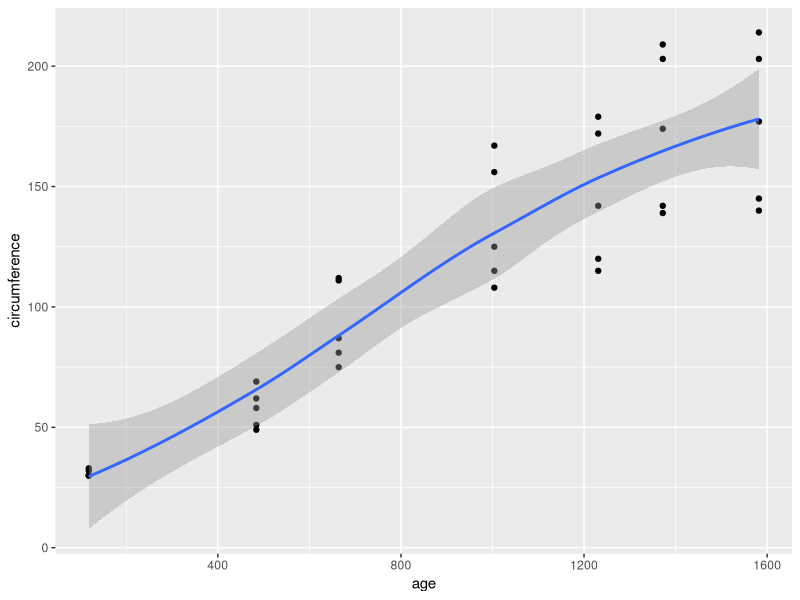
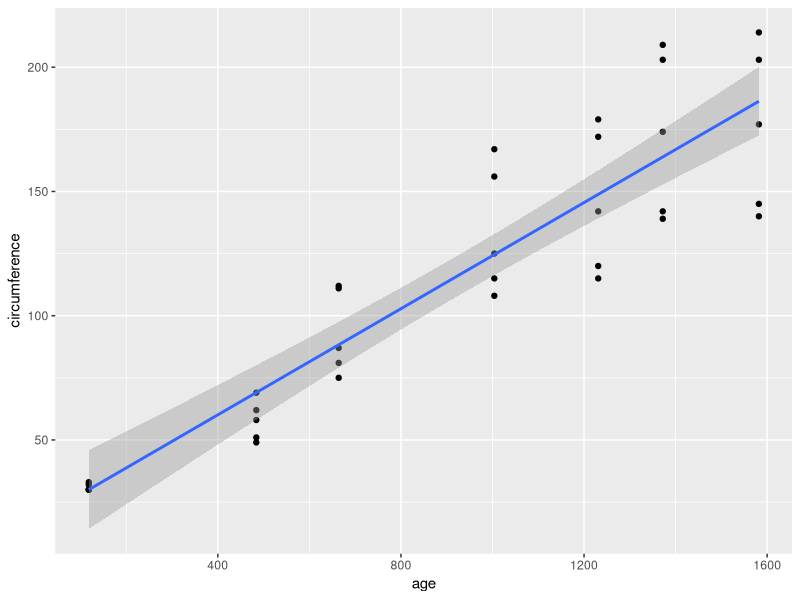

R code for these plots, in order:
#Importing libraries
library(tidyverse)
library(ggpubr)

# Loading dataset
data(Orange)

X = Orange$age
Y = Orange$circumference

head(X,4)
ggplot(Orange, aes(x=age, y=circumference)) + geom_point() + stat_smooth()

cor(X,Y)

model <- lm(age ~ circumference, data=Orange)
model

ggplot(Orange, aes(x=age, y=circumference)) + geom_point() + stat_smooth(method = lm)

summary(model)
confint(model)
RSE <- sigma(model)*100/mean(Orange$age)
RSE